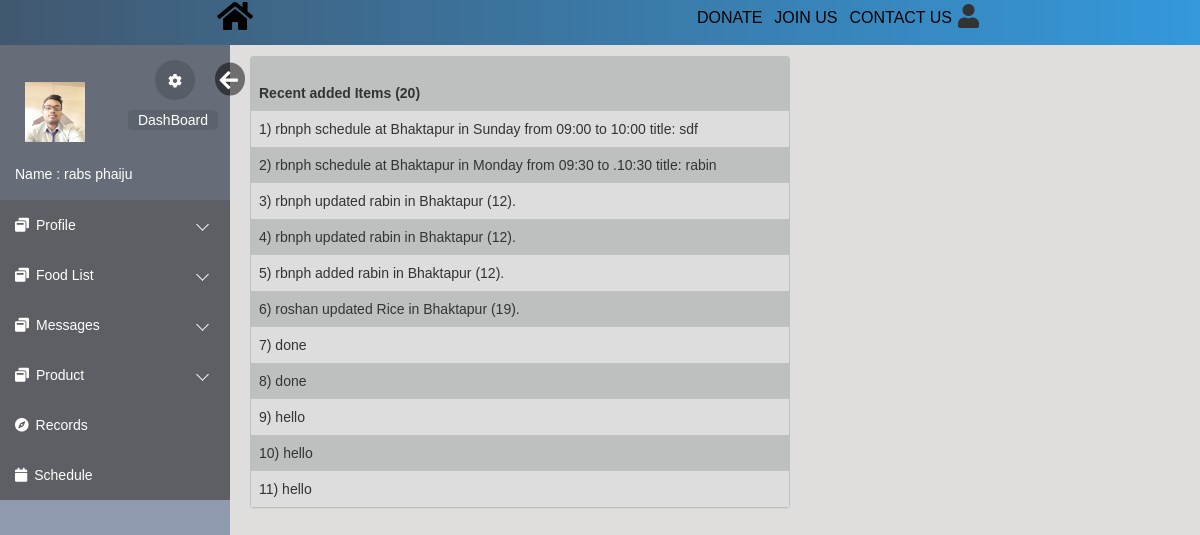
/records.php (signed in), run on an earlier commit of the app's database.
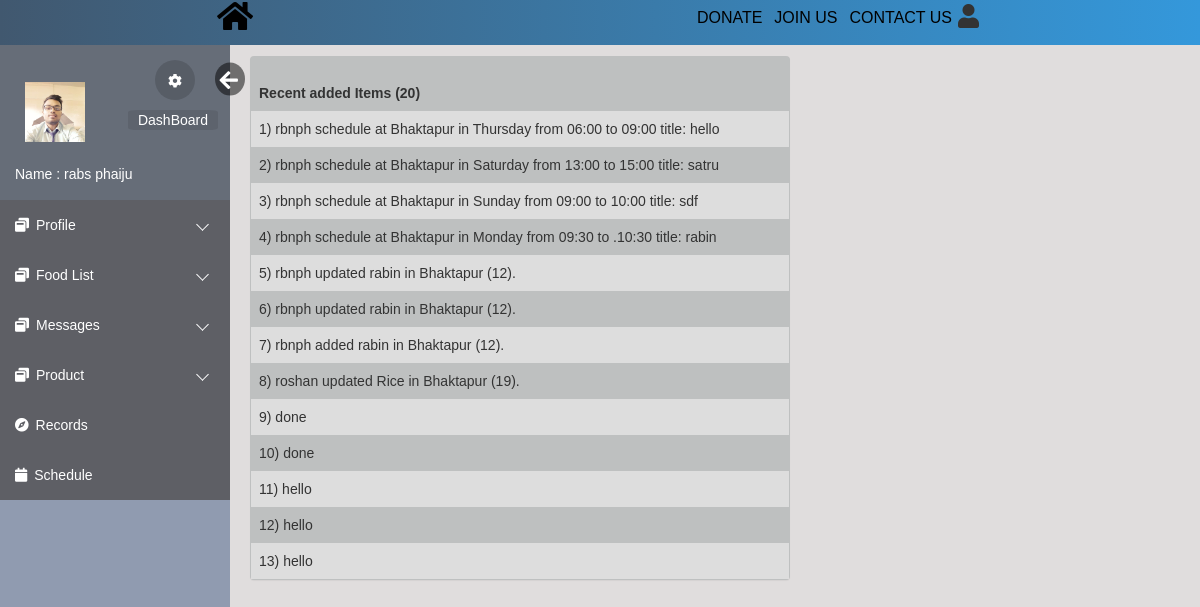
And on a later commit of the database.
### tables this page shows
CREATE TABLE `records` (
  `record_id` int(10) UNSIGNED NOT NULL,
  `description` varchar(100) DEFAULT NULL,
  `reg_id` int(10) UNSIGNED DEFAULT NULL,
  `date` datetime NOT NULL DEFAULT CURRENT_TIMESTAMP
);

### html/records.php (the view, shortened to what this page needs)
<!DOCTYPE html>
<html lang="en">
<head>
    <link rel="stylesheet" href="https://maxcdn.bootstrapcdn.com/bootstrap/3.3.6/css/bootstrap.min.css">
    <link rel="stylesheet" href="https://maxcdn.bootstrapcdn.com/font-awesome/4.6.3/css/font-awesome.min.css">
    <link rel="stylesheet" href="../css/loginindex.css">
    <link rel="stylesheet" href="css/editprofile.css">
    <link rel="stylesheet" href="css/index.css">
    <link rel="stylesheet" href="https://use.fontawesome.com/releases/v5.3.1/css/all.css">
</head>
<body>
    <div class="navbars">
        <div class="nav0">
            <a href="../index.html"><i class="fa fa-home fa-2x" aria-hidden="true"></i></a>
        </div>
        <div class="navbars1">
            <div class="nav3"><i class="fa fa-user fa-3x"></i>
            </div>
            <div class="nav4"><a href="">CONTACT US</a></div>
            <div class="nav2"><a href="login.php">JOIN US</a></div>
            <div class="nav1"><a href="">DONATE</a></div>
        </div>
    </div>
    <div class="body_wrapper">
        <div class="sidemenu" id="mySidebar">
            <ul>
                <div class="me userBg">
                <div class="images">
                    <img style="margin-top:22px" src="files/<?php if($_SESSION['pic']==null){echo 'user.png';}else{ echo $_SESSION['pic'];}?>" width="60";>
                    </div>
                    <div class="myinfo">
                        <p class="name">Name :<?php echo $_SESSION['name']?></p>
                    </div>
                    <button class="setting">
                        <a href="editprofile.php"><i class="fa fa-cog" aria-hidden="true"></i></a>
                    </button>
                    <a id="hide" href="#" onclick="closeNav()"><i class="fa fa-arrow-left" aria-hidden="true"></i></a>
                    <button class="cloud">
                        <a href="index.php">DashBoard</a>
                    </button>
                </div>
                <li class="dropdown">
                    <a href="#"><span class="icon"><i class="fa fa-window-restore"></i></span><span>Profile</span></a>
                </li>
                <li class="dropdown">
                    <a href="#"><span class="icon"><i class="fa fa-window-restore"></i></span><span>Food List</span></a>
                </li>
                <li class="dropdown ">
                    <a href="#"><span class="icon"><i class="fa fa-window-restore"></i></span><span>Messages</span></a>
                </li>
                <li class="dropdown">
                    <a href="#"><span class="icon"><i class="fa fa-window-restore"></i></span><span>Product</span></a>
                    </li>
                <li><a href="records.php"><span class="icon"><i class="fa fa-compass"></i></span><span>Records</span></a></li>
                <li><a href="schedule.php"><span class="icon"><i class="fa fa-calendar"></i></span><span>Schedule</span></a></li>
            </ul>
        </div>
        <div class="container">
            <div class="col-md-6 col-sm-9 contains">
                <div class="panel profile-panel">
                    <table>
	<tr>
		<td><b>Recent added Items (20)</b></td>
	</tr>
    <?php
    $count=1;
    require_once("DBConnect.php");
        $sql = "SELECT * from records ";
	$result = $conn-> query($sql);
	if($result-> num_rows >0){
            $sql = "SELECT * from records ORDER BY `date` DESC ";
            $result = $conn-> query($sql);
		while($row = $result-> fetch_assoc()){
    echo "<tr><td>".$count.") ".$row["description"]."</td></tr>";
            $count++;
				}}
        echo "</table>";
        ?>
                </div>
            </div>
        </div>
    </div>
</body>
</html>

### css/loginindex.css (style rules this page uses)
* { margin: 0; padding: 0; font-family: sans-serif; list-style: none; text-decoration: none; }
.me #hide, .me #show { position: absolute; transform: scale(1.5); right: -60px; bottom: 95px; width: 20px; padding-top: 2px; padding-left: 3px; color: #FFF; border-radius: 0%; border-style: initial; border-radius: 50%; background: rgba(0, 0, 0, 0.5); }
#mySidebar { transition: 0.4s; }

### html/css/editprofile.css (style rules this page uses)
.sidemenu { float: left; }
.me { position: relative; width: calc(100% - 50px); height: 140px; padding: 15px 25px; margin-bottom: 15px; }
.me .setting { position: absolute; right: -15px; bottom: 85px; width: 40px; height: 40px; padding-top: 2px; color: #FFF; border-radius: 100%; border-style: none; background: rgba(0, 0, 0, 0.15); }
.me .setting a, .me .cloud a { color: #fff; }
.me .cloud { position: absolute; right: -38px; bottom: 55px; height: 20px; color: #FFF; border-style: none; border-radius: 10%; background: rgba(0, 0, 0, 0.09); }
.me .cloud a { padding: 15px 10px 15px 10px; }
.me .myinfo { position: absolute; left: 40px; bottom: 1px; font-size: 14px; color: #FFF; }
.myinfo .name { margin: 0 0 0 -25px; }
.profile-panel { margin-top: 2%; background-color: rgb(190, 192, 192); }
.navbars { display: flex; flex-direction: row; flex-wrap: wrap-reverse; font-size: 1.1rem; justify-content: space-around; background: #2c3e50; background: -webkit-linear-gradient(to left, #3498db, #41586f); background: linear-gradient(to left, #3498db, #41586f); padding-top: 10px; height: 45px; }
.navbars1 { display: flex; flex-direction: row-reverse; flex-wrap: wrap-reverse; font-size: 1.1rem; }
.navbars a { text-decoration: none; color: black; font-size: 1.6rem; font-family: 'Franklin Gothic Medium', 'Arial Narrow', Arial, sans-serif; padding: 6px; }
.navbars>div { margin: 2px; margin-bottom: 10px; margin-right: 1%; margin-top: 4px; text-align: center; font-size: 0.8rem; z-index: 999; }
.navbars .nav3, .navbars .nav0 { margin-top: -3px; cursor: pointer; position: relative; z-index: 3; }

### html/css/index.css (style rules this page uses)
*, *::after, *::before { padding: 0px; margin: 0px; box-sizing: border-box; }
body { font-family: "Quicksand", "SolaimanLipi", sans-serif; font-size: 14px; }
.body_wrapper { width: 100%; height: 100%; background: #e0dddd; overflow: hidden; }
.sidemenu { float: left; width: 230px; height: calc(100vh - 50px); background: #909bb0; scrollbar-width: none; }
.sidemenu>ul { background: #666d78; }
.sidemenu>ul>li>a { display: block; position: relative; color: #fff; text-decoration: none; padding: 15px; background: rgba(87, 83, 83, 0.5); }
.sidemenu>ul>li>a>span { margin-right: 7px; }
.sidemenu>ul>.dropdown>a { position: relative; display: block; }
.sidemenu>ul>.dropdown>a::after { content: ""; position: absolute; top: 40%; right: 10%; display: block; height: 9px; width: 9px; border-left: 1px solid #fff; border-bottom: 1px solid #fff; transition: 0.5s; transform: rotate(-45deg); }

### html/records.php (style rules this page uses)
.panel table { margin-top: 18px; font-family: arial, sans-serif; border-collapse: collapse; width: 100%; }
.panel td, .panel th { border: 0px solid #dddddd; text-align: left; padding: 8px; }
.panel tr:nth-child(even) { background-color: #dddddd; }
@media only screen and (max-width: 1300px) { .panel td,.panel th { font-size: 14px; } }
.contains { margin-left:5px; }

What changed in the data, as far as the page shows it:
added records: description "rbnph schedule at Bhaktapur in Thursday from 06:00 to 09:00 title: hello"
added records: description "rbnph schedule at Bhaktapur in Saturday from 13:00 to 15:00 title: satru"
